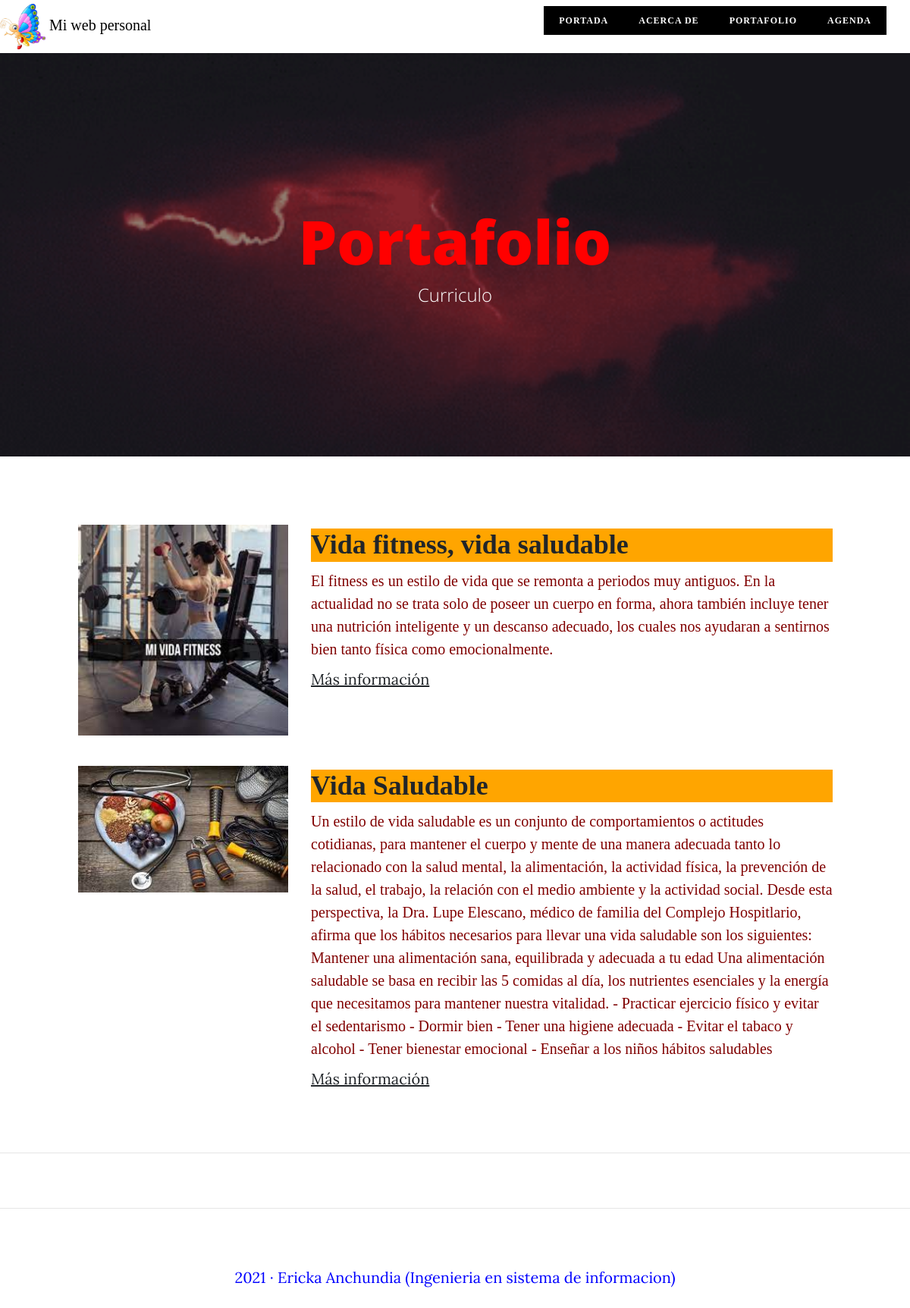
The page /portfolio/ on the database its author committed.
### portfolio/models.py (models this page shows, shortened)
class Project(models.Model):
    title = models.CharField(max_length=200, verbose_name="Título")
    description = models.TextField(verbose_name="Descripción")
    image = models.ImageField(upload_to="projects", verbose_name="Imagen")
    link = models.URLField(null=True, blank=True, verbose_name="Sitio Web")
    created = models.DateTimeField(auto_now_add=True, verbose_name="Fecha de creación")
    updated = models.DateTimeField(auto_now=True, verbose_name="Fecha de edición")
    class Meta:
        verbose_name = "proyecto"
        verbose_name_plural = "proyectos"
        ordering = ["-created"]

### portfolio/views.py (the view)
# urls.py: path('portfolio/', portfolio_views.portfolio, name="portfolio"),
def portfolio(request):
    projects = Project.objects.all()
    return render(request, "portfolio/portfolio.html", {'projects':projects})

### portfolio/templates/portfolio/portfolio.html (shortened to what this page needs)
{% extends 'core/base.html' %}
{% block background %}{% load static %}{% static 'core/img/portfolio02.gif' %}{% endblock %}
{% block headers %}
    <h1 style="color:red">Portafolio</h1>
    <span class="subheading">Curriculo</span>
{% endblock %}
{% block content %}
    {% for project in projects %}
	    <div class="row project">
	        <div class="col-lg-3 col-md-4 offset-lg-1">
			    <img class="img-fluid" src="{{project.image.url}}" alt=""  width="300" height="340" >
		    </div>
	        <div class="col-lg-7 col-md-8">
	            <h2 style="background-color:orange; font-family:cinzel" class="section-heading title">{{ project.title }}</h2>
	            <p style="color:maroon; font-family:consolas;"> {{ project.description }}</p>
			    {% if project.link %}
                    <p><a href="{{project.link}}">Más información</a></p>
                {% endif %}
	        </div>
	    </div>
	{% endfor %}
{% endblock %}

### core/templates/core/base.html (shortened to what this page needs)
<!DOCTYPE html>
<html lang="es">
  <head>
    {% load static %}
    <link href="{% static 'core/vendor/bootstrap/css/bootstrap.min.css' %}" rel="stylesheet">
    <link href="{% static 'core/vendor/font-awesome/css/font-awesome.min.css' %}" rel="stylesheet" type="text/css">
    <link href="{% static 'core/css/clean-blog.min.css' %}" rel="stylesheet">
  </head>
  <body>
    <a class="navbar-brand" href="#" style="color:black; font-family:cinzel"   class="navbar-brand " href="{% url 'home' %}">
      <img src="{% static 'core/img/logo.jpg' %}" width="60" height="60" alt="">
    Mi web personal</a>
    <nav class="navbar navbar-expand-lg navbar-light fixed-top" id="mainNav">
      <div class="container-fluid">
        <div class="collapse navbar-collapse" id="navbarResponsive">
          <ul style="background-color:black; color:white; text-align:right; font-family:cinzel" class="navbar-nav ml-auto">
            <li class="nav-item" >
              <a class="nav-link" href="{% url 'home' %}">Portada</a>
            </li>
            <li class="nav-item">
              <a class="nav-link" href="{% url 'about' %}">Acerca de</a>
            </li>
            <li class="nav-item">
              <a class="nav-link" href="{% url 'portfolio' %}">Portafolio</a>
            </li>
            <li class="nav-item">
              <a class="nav-link" href="{% url 'contact' %}">Agenda</a>
            </li>
          </ul>
        </div>
      </div>
    </nav>
    <header class="masthead" style="background-image: url(' {% block background %}{% endblock %} ')">
      <div class="overlay"></div>
      <div class="container">
        <div class="row">
          <div class="col-lg-8 col-md-10 mx-auto">
            <div class="site-heading">
            {% block headers %}{% endblock %}
            </div>
          </div>
        </div>
      </div>
    </header>
    {% block content %} {% endblock %}
<hr>
{% if request.path != "/" %} <hr> {% endif %}
    <footer>
      <div class="container">
        <div class="row">
          <div class="col-lg-15 col-md-20 mx-auto">
            <p style="color:blue"> 2021 · Ericka Anchundia (Ingenieria en sistema de informacion) </p>
          </div>
        </div>
      </div>
    </footer>
  </body>
</html>

### rows shown on the page
Project: image (picture), title "Vida fitness, vida saludable", description "El fitness es un estilo de vida que se remonta a periodos muy antiguos. En la actualidad no se trata solo de poseer un cuerpo en forma, ahora también incluye tener una nutrición inteligente y un descanso adecuado, los cuales nos ayudaran a sentirnos bien tanto física como emocionalmente."
Project: image (picture), title "Vida Saludable", description "Un estilo de vida saludable es un conjunto de comportamientos o actitudes cotidianas, para mantener el cuerpo y mente de una manera adecuada tanto lo relacionado con la salud mental, la alimentación, la actividad física, la prevención de la salud, el trabajo, la relación con el medio ambiente y la actividad social. Desde esta perspectiva, la Dra. Lupe Elescano, médico de familia del Complejo Hospitlario, afirma que los hábitos necesarios para llevar una vida saludable son los siguientes: Mantener una alimentación sana, equilibrada y adecuada a tu edad Una alimentación saludable se basa en recibir las 5 comidas al día, los nutrientes esenciales y la energía que necesitamos para mantener…"
